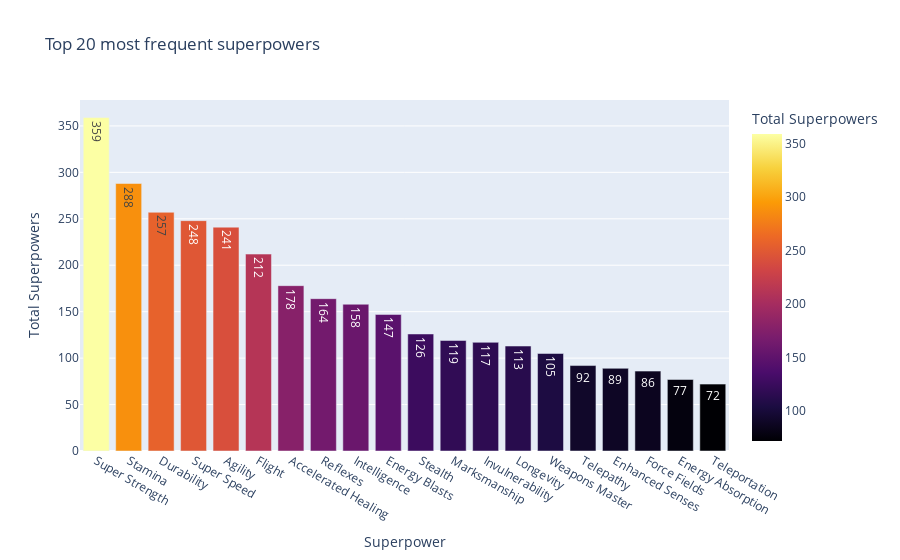

The cell this chart's notebook holds for it:
### Code cell
fig=px.bar(top_20_powers, 
           x='Superpower', 
           y='Total Superpowers', 
           title= 'Top 20 most frequent superpowers', 
           text_auto=True, 
           color='Total Superpowers', 
           color_continuous_scale = 'inferno')
fig.show()

### Figure 1 — Plotly figure (JSON) as saved in the notebook; plotly's stock layout.template omitted (floating-point values rounded to 4 significant figures)
{"data": [{"alignmentgroup": "True", "hovertemplate": "Superpower=%{x}<br>Total Superpowers=%{marker.color}<extra></extra>", "legendgroup": "", "marker": {"color": [359, 288, 257, 248, 241, 212, 178, 164, 158, 147, 126, 119, 117, 113, 105, 92, 89, 86, 77, 72], "coloraxis": "coloraxis", "pattern": {"shape": ""}}, "name": "", "offsetgroup": "", "orientation": "v", "showlegend": false, "textposition": "auto", "texttemplate": "%{y}", "type": "bar", "x": ["Super Strength", "Stamina", "Durability", "Super Speed", "Agility", "Flight", "Accelerated Healing", "Reflexes", "Intelligence", "Energy Blasts", "Stealth", "Marksmanship", "Invulnerability", "Longevity", "Weapons Master", "Telepathy", "Enhanced Senses", "Force Fields", "Energy Absorption", "Teleportation"], "xaxis": "x", "y": [359, 288, 257, 248, 241, 212, 178, 164, 158, 147, 126, 119, 117, 113, 105, 92, 89, 86, 77, 72], "yaxis": "y"}], "layout": {"barmode": "relative", "coloraxis": {"colorbar": {"title": {"text": "Total Superpowers"}}, "colorscale": [[0.0, "#000004"], [0.1111, "#1b0c41"], [0.2222, "#4a0c6b"], [0.3333, "#781c6d"], [0.4444, "#a52c60"], [0.5556, "#cf4446"], [0.6667, "#ed6925"], [0.7778, "#fb9b06"], [0.8889, "#f7d13d"], [1.0, "#fcffa4"]]}, "legend": {"tracegroupgap": 0}, "title": {"text": "Top 20 most frequent superpowers"}, "xaxis": {"anchor": "y", "domain": [0.0, 1.0], "title": {"text": "Superpower"}}, "yaxis": {"anchor": "x", "domain": [0.0, 1.0], "title": {"text": "Total Superpowers"}}}}
